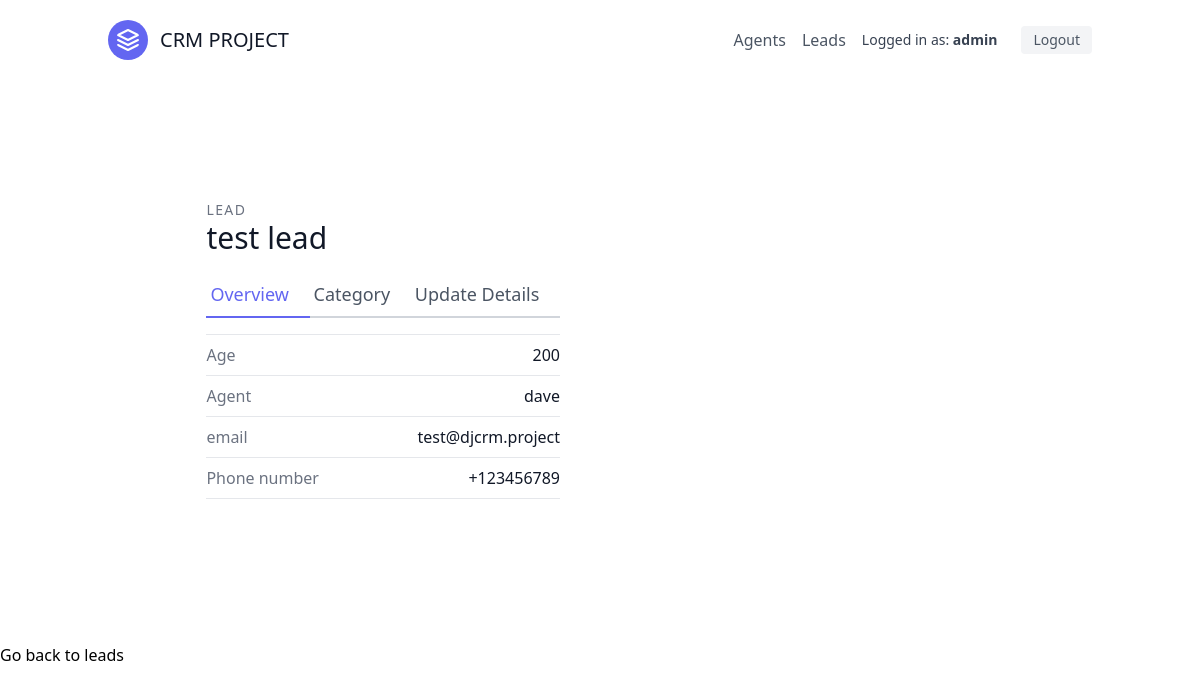
The app's page /leads/2 (signed in) with its own data.
### leads/models.py (models this page shows, shortened)
class User(AbstractUser):
    is_organisor = models.BooleanField(default=True)
    is_agent = models.BooleanField(default=False)

class Lead(models.Model):
    first_name = models.CharField(max_length=20)
    last_name = models.CharField(max_length=20)
    age = models.IntegerField(default=0)
    organisation = models.ForeignKey(UserProfile, null=True, blank=True, on_delete=models.CASCADE)
    agent = models.ForeignKey('Agent', null=True, blank=True, on_delete=models.SET_NULL)
    category = models.ForeignKey('Category', related_name="leads", null=True, blank=True, on_delete=models.SET_NULL)
    description = models.TextField()
    date_added = models.DateTimeField(auto_now_add=True)
    phone_number = models.CharField(max_length=20)
    email = models.EmailField()

class Agent(models.Model):
    user = models.OneToOneField(User, on_delete=models.CASCADE)
    organisation = models.ForeignKey(UserProfile, on_delete=models.CASCADE)
    def __str__(self):
        return self.user.username #.email

### leads/views.py (the view)
# urls.py: path('<int:pk>', views.LeadDetailView.as_view(), name='lead-detail'),
class LeadDetailView(LoginRequiredMixin, DetailView):
    template_name = "leads/lead_detail.html"
    context_object_name = 'lead'
    def get_queryset(self):
        user = self.request.user
        if user.is_organisor:
            queryset = Lead.objects.filter(organisation=user.userprofile)
        else:
            queryset = Lead.objects.filter(organisation=user.agent.organisation)
            queryset = queryset.filter(agent__user=user)
        return queryset

### leads/templates/leads/lead_detail.html (shortened to what this page needs)
{% extends "base.html" %}
{% block content %}
<section class="text-gray-600 body-font overflow-hidden">
    <div class="container px-5 py-24 mx-auto">
      <div class="lg:w-4/5 mx-auto flex flex-wrap">
        <div class="lg:w-1/2 w-full lg:pr-10 lg:py-6 mb-6 lg:mb-0">
          <h2 class="text-sm title-font text-gray-500 tracking-widest">LEAD</h2>
          <h1 class="text-gray-900 text-3xl title-font font-medium mb-4">{{ lead.first_name }} {{ lead.last_name }}</h1>
          <div class="flex mb-4">
            <a href="{% url 'leads:lead-detail' lead.pk %}" class="flex-grow text-indigo-500 border-b-2 border-indigo-500 py-2 text-lg px-1">
                Overview
            </a>
            <a href="{% url "leads:lead-category-update" lead.pk %}" class="flex-grow border-b-2 border-gray-300 py-2 text-lg px-1">
                Category
            </a>
            <a href="{% url 'leads:lead-update' lead.pk %}" class="flex-grow border-b-2 border-gray-300 py-2 text-lg px-1">
                Update Details
            </a>
          </div>
          <div class="flex border-t border-gray-200 py-2">
            <span class="text-gray-500">Age</span>
            <span class="ml-auto text-gray-900">{{ lead.age }}</span>
          </div>
          <div class="flex border-t border-gray-200 py-2">
            <span class="text-gray-500">Agent</span>
            <span class="ml-auto text-gray-900">{{ lead.agent }}</span>
          </div>
          <div class="flex border-t border-gray-200 py-2">
            <span class="text-gray-500">email</span>
            <span class="ml-auto text-gray-900">{{ lead.email }}</span>
          </div>
          <div class="flex border-t border-b mb-6 border-gray-200 py-2">
            <span class="text-gray-500">Phone number</span>
            <span class="ml-auto text-gray-900">{{ lead.phone_number }}</span>
          </div>
        </div>
      </div>
    </div>
</section>
    <a href='{% url 'leads:lead-list' %}'>Go back to leads</a>
{% endblock content %}

### templates/navbar.html (shortened to what this page needs)
<header x-data="{ open: false }" class="sticky top-0 z-50 bg-white text-gray-600 body-font">
  <div class="container mx-auto flex flex-wrap p-5 md:flex-row items-center">
    <div class="flex items-center justify-between w-full md:w-auto">
      <a href="{% url 'landing-page' %}" class="flex title-font font-medium items-center text-gray-900 mb-4 md:mb-0">
        <svg xmlns="http://www.w3.org/2000/svg" fill="none" stroke="currentColor" stroke-linecap="round"
             stroke-linejoin="round" stroke-width="2"
             class="w-10 h-10 text-white p-2 bg-indigo-500 rounded-full" viewBox="0 0 24 24">
          <path d="M12 2L2 7l10 5 10-5-10-5zM2 17l10 5 10-5M2 12l10 5 10-5"/>
        </svg>
        <span class="ml-3 text-xl">CRM PROJECT</span>
      </a>
    </div>
    <nav :class="{'block': open, 'hidden': !open}" class="hidden md:flex md:ml-auto w-full md:w-auto mt-4 md:mt-0 flex-col md:flex-row items-center text-base gap-4">
      {% if not request.user.is_authenticated %}
        <div class="flex flex-col md:flex-row gap-4">
          {% if request.resolver_match.url_name == 'login' %}
            <a href="{% url 'signup' %}" class="hover:text-indigo-600">Signup</a>
          {% elif request.resolver_match.url_name == 'signup' %}
            <a href="{% url 'login' %}" class="hover:text-indigo-600">Login</a>
          {% else %}
            <a href="{% url 'signup' %}" class="bg-indigo-500 text-white px-4 py-2 rounded hover:bg-indigo-600 transition">
              Sign up
            </a>
          {% endif %}
        </div>
      {% else %}
        <div class="flex flex-col md:flex-row gap-4 items-center">
          {% if request.user.is_organisor %}
            <a href="{% url 'agents:agent-list' %}"
               class="{% if request.resolver_match.url_name == 'agent-list' %}text-indigo-600 font-bold{% else %}hover:text-indigo-600{% endif %}">
              Agents
            </a>
          {% endif %}
          <a href="{% url 'leads:lead-list' %}"
             class="{% if request.resolver_match.url_name == 'lead-list' %}text-indigo-600 font-bold{% else %}hover:text-indigo-600{% endif %}">
            Leads
          </a>
          <span class="text-sm text-gray-700">
            Logged in as: <strong>{{ request.user.username }}</strong>
          </span>
          <form method="post" action="{% url 'logout' %}" class="inline">
            <button type="submit"
                    class="ml-2 bg-gray-100 hover:bg-gray-200 text-sm px-3 py-1 rounded transition">
              Logout
            </button>
          </form>
        </div>
      {% endif %}
    </nav>
  </div>
</header>

### records on screen
User: user.username "admin"
Lead: first_name "test", last_name "lead", age "200", agent "dave", email "test@djcrm.project", phone_number "+123456789"
